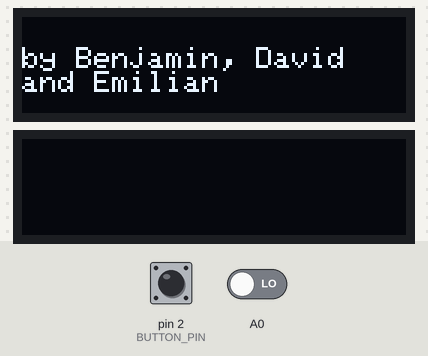
Bench run of a program on a simulated Arduino Uno, built with avr-gcc and run on an emulated ATmega328P. Shown: 2 × 128×32 one-colour display. The test bench sets the inputs (shaded band); at power-on: pin 2 (BUTTON_PIN) HIGH, A0 LOW. Random numbers use the default seed unless the program sets one.

Above: at 3.1 s.
At 6.8 s:
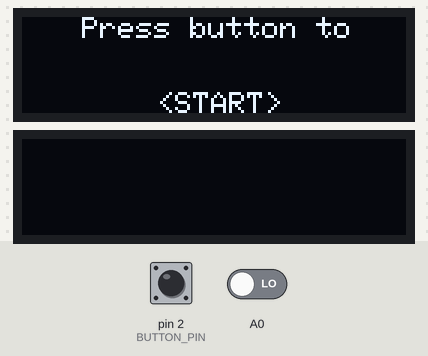
6.9 s: pin 2 (BUTTON_PIN) pulled LOW for 0.2 s
At 8.9 s:
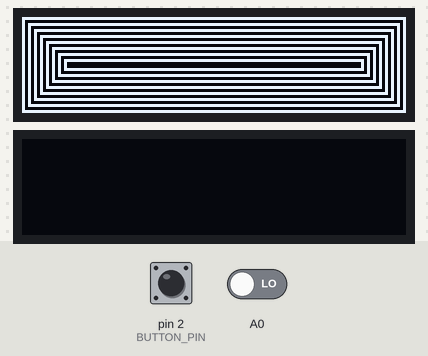
At 9.8 s:
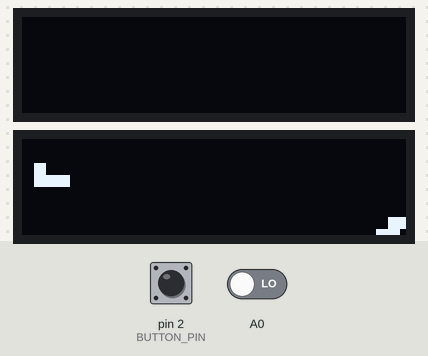
Timing chart, 0 to 11.3 s (numbered marks = the images above; inputs shaded):
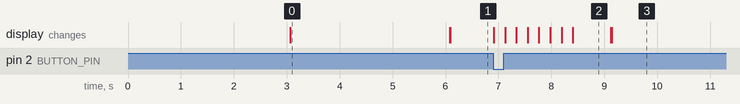

The program:

main.cpp
```cpp
#include "Blocks.h"
#include <Adafruit_GFX.h>
#include <Adafruit_SSD1306.h>
#include <Wire.h>

//CONSTRUCTORS
Adafruit_SSD1306 oled(128, 32, &Wire, 4);
Blocks blocks;

//VARIABLES
const int BUTTON_PIN = 2;

/*
 * Recursively await button click on specific pin
*/
void awaitButton(int pin) {
    if(digitalRead(pin) == 1) awaitButton(pin);
}

void setup() {
    randomSeed(digitalRead(A0));

    Serial.begin(9600);
    oled.begin();
    oled.clearDisplay();
    blocks = Blocks(oled);

    pinMode(BUTTON_PIN, INPUT_PULLUP);

    oled.setTextSize(2);
    oled.setFont();
    oled.setTextColor(WHITE);
    oled.setCursor(25, 10);
    oled.println("Tetris");
    oled.display();
    delay(3000);
    oled.clearDisplay();
    oled.setTextSize(1);
    oled.setCursor(0, 10);
    oled.println("by Benjamin, David   and Emilian");
    oled.display();
    delay(3000);
    oled.clearDisplay();
    oled.display();
    oled.setCursor(20, 0);
    oled.println("Press button to");
    oled.setCursor(45, 25);
    oled.println("<START>");
    oled.display();

    awaitButton(BUTTON_PIN);

    oled.clearDisplay();
    for(int i=0; i<oled.height()/2; i+=2) {
        oled.drawRect(i, i, oled.width()-2*i, oled.height()-2*i, 1);
        oled.display();
        delay(200);
    }
    delay(500);
    oled.clearDisplay();
    oled.display();

    blocks.drawHookL(4, 4);
    blocks.drawSnakeL(oled.width()-10, oled.height()-10);
}

int speed = 50;
void loop() {
    oled.display();
}
```

Blocks.cpp
```cpp
#include "Blocks.h"
#include <Adafruit_GFX.h>
#include <Adafruit_SSD1306.h>

Blocks::Blocks(Adafruit_SSD1306 oled) {
    this->oled = oled;
}

//Spawn moving blocks
void Blocks::spawnSnakeR(int speed) {
    int randY = random(0, this->oled.height());
    for(int i=0; i<this->oled.width(); i+=4) {
        this->oled.clearDisplay();
        delay(1);
        drawSnakeR(i, randY);
        delay(speed);
    }
}
void Blocks::spawnSnakeL(int speed) {
    int randY = random(0, this->oled.height());
    for(int i=0; i<this->oled.width(); i+=4) {
        this->oled.clearDisplay();
        delay(1);
        drawSnakeL(i, randY);
        delay(speed);
    }
}
void Blocks::spawnCube(int speed) {
    int randY = random(0, this->oled.height());
    for(int i=0; i<this->oled.width(); i+=4) {
        this->oled.clearDisplay();
        delay(1);
        drawCube(i, randY);
        delay(speed);
    }
}
void Blocks::spawnStick(int speed) {
    int randY = random(0, this->oled.height());
    for(int i=0; i<this->oled.width(); i+=4) {
        this->oled.clearDisplay();
        delay(1);
        drawStick(i, randY);
        delay(speed);
    }
}
void Blocks::spawnHookL(int speed) {
    int randY = random(0, this->oled.height());
    for(int i=0; i<this->oled.width(); i+=4) {
        this->oled.clearDisplay();
        delay(1);
        drawHookL(i, randY);
        delay(speed);
    }
}
void Blocks::spawnHookR(int speed) {
    int randY = random(0, this->oled.height());
    for(int i=0; i<this->oled.width(); i+=4) {
        this->oled.clearDisplay();
        delay(1);
        drawHookR(i, randY);
        delay(speed);
    }
}
void Blocks::spawnArrow(int speed) {
    int randY = random(0, this->oled.height());
    for(int i=0; i<this->oled.width(); i+=4) {
        this->oled.clearDisplay();
        delay(1);
        drawArrow(i, randY);
        delay(speed);
    }
}


//Draw stationary blocks
void Blocks::drawSnakeR(int y, int x) {
    this->oled.fillRect(y, x+4, 4, 4, 1);
    this->oled.fillRect(y+4, x+4, 4, 4, 1);
    this->oled.fillRect(y+4, x+8, 4, 4, 1);
    this->oled.fillRect(y+8, x+8, 4, 4, 1);
    this->oled.display();
}
void Blocks::drawSnakeL(int y, int x) {
    this->oled.fillRect(y, x+8, 4, 4, 1);
    this->oled.fillRect(y+4, x+8, 4, 4, 1);
    this->oled.fillRect(y+4, x+4, 4, 4, 1);
    this->oled.fillRect(y+8, x+4, 4, 4, 1);
    this->oled.display();
}
void Blocks::drawCube(int y, int x) {
    this->oled.fillRect(y, x+4, 4, 4, 1);
    this->oled.fillRect(y, x+8, 4, 4, 1);
    this->oled.fillRect(y+4, x+4, 4, 4, 1);
    this->oled.fillRect(y+4, x+8, 4, 4, 1);
    this->oled.display();
}
void Blocks::drawStick(int y, int x) {
    this->oled.fillRect(y, x+4, 4, 4, 1);
    this->oled.fillRect(y+4, x+4, 4, 4, 1);
    this->oled.fillRect(y+8, x+4, 4, 4, 1);
    this->oled.fillRect(y+12, x+4, 4, 4, 1);
    this->oled.display();
}
void Blocks::drawHookL(int y, int x) {
    this->oled.fillRect(y, x+4, 4, 4, 1);
    this->oled.fillRect(y, x+8, 4, 4, 1);
    this->oled.fillRect(y+4, x+8, 4, 4, 1);
    this->oled.fillRect(y+8, x+8, 4, 4, 1);
    this->oled.display();
}
void Blocks::drawHookR(int y, int x) {
    this->oled.fillRect(y, x+8, 4, 4, 1);
    this->oled.fillRect(y+4, x+8, 4, 4, 1);
    this->oled.fillRect(y+8, x+8, 4, 4, 1);
    this->oled.fillRect(y+8, x+4, 4, 4, 1);
    this->oled.display();
}
void Blocks::drawArrow(int y, int x) {
    this->oled.fillRect(y, x+8, 4, 4, 1);
    this->oled.fillRect(y+4, x+8, 4, 4, 1);
    this->oled.fillRect(y+4, x+4, 4, 4, 1);
    this->oled.fillRect(y+8, x+8, 4, 4, 1);
    this->oled.display();
}

Blocks::Blocks() {}
```

Blocks.h
```cpp
#include <Adafruit_GFX.h>
#include <Adafruit_SSD1306.h>

class Blocks {
private:
    Adafruit_SSD1306 oled;
public:
    Blocks(Adafruit_SSD1306 oled);
    Blocks();

    void spawnSnakeR(int speed);
    void spawnSnakeL(int speed);
    void spawnCube(int speed);
    void spawnStick(int speed);
    void spawnHookL(int speed);
    void spawnHookR(int speed);
    void spawnArrow(int speed);

    void drawSnakeR(int y, int x);
    void drawSnakeL(int y, int x);
    void drawCube(int y, int x);
    void drawStick(int y, int x);
    void drawHookL(int y, int x);
    void drawHookR(int y, int x);
    void drawArrow(int y, int x);
};
```

Measured:
- after the input at 6.9 s, the display: first changes at once (image 2 shows a later state)
- what the display in image 0 shows lasts 3.0 s, from 3.1 s to 6.1 s
- what the display in image 2 shows lasts 0.7 s, from 8.4 s to 9.1 s
